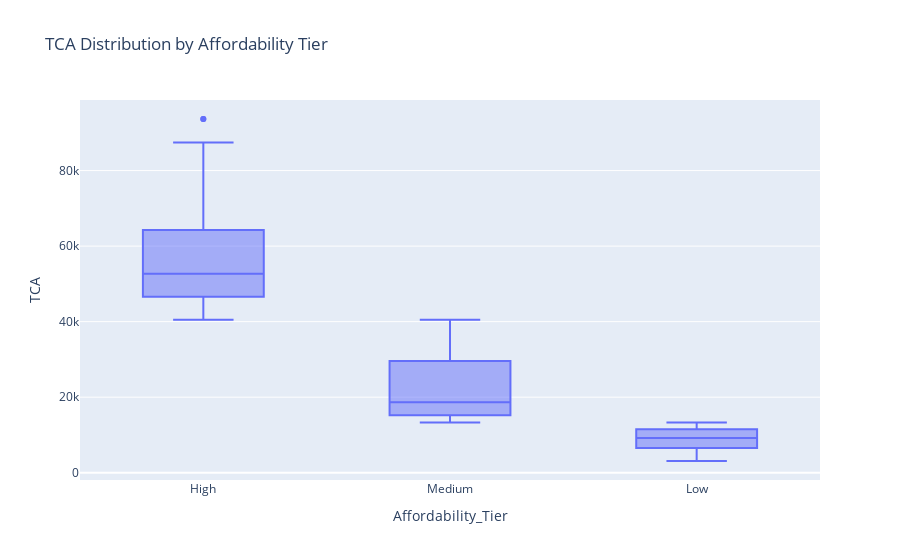

The cell this chart's notebook holds for it:
### Code cell
# Visualizing TCA by Affordability Tier
fig = px.box(df, x='Affordability_Tier', y='TCA', title='TCA Distribution by Affordability Tier')
fig.show()

### Figure 1 — Plotly figure (JSON) as saved in the notebook; plotly's stock layout.template omitted (floating-point values rounded to 4 significant figures; data arrays with more than 128 entries replaced by an {"elided": "..."} marker saying what was removed)
{"data": [{"alignmentgroup": "True", "hovertemplate": "Affordability_Tier=%{x}<br>TCA=%{y}<extra></extra>", "legendgroup": "", "marker": {"color": "#636efa"}, "name": "", "notched": false, "offsetgroup": "", "orientation": "v", "showlegend": false, "type": "box", "x": {"elided": "907 str values"}, "x0": " ", "xaxis": "x", "y": {"elided": "907 int values"}, "y0": " ", "yaxis": "y"}], "layout": {"boxmode": "group", "legend": {"tracegroupgap": 0}, "title": {"text": "TCA Distribution by Affordability Tier"}, "xaxis": {"anchor": "y", "domain": [0, 1], "title": {"text": "Affordability_Tier"}}, "yaxis": {"anchor": "x", "domain": [0, 1], "title": {"text": "TCA"}}}}
